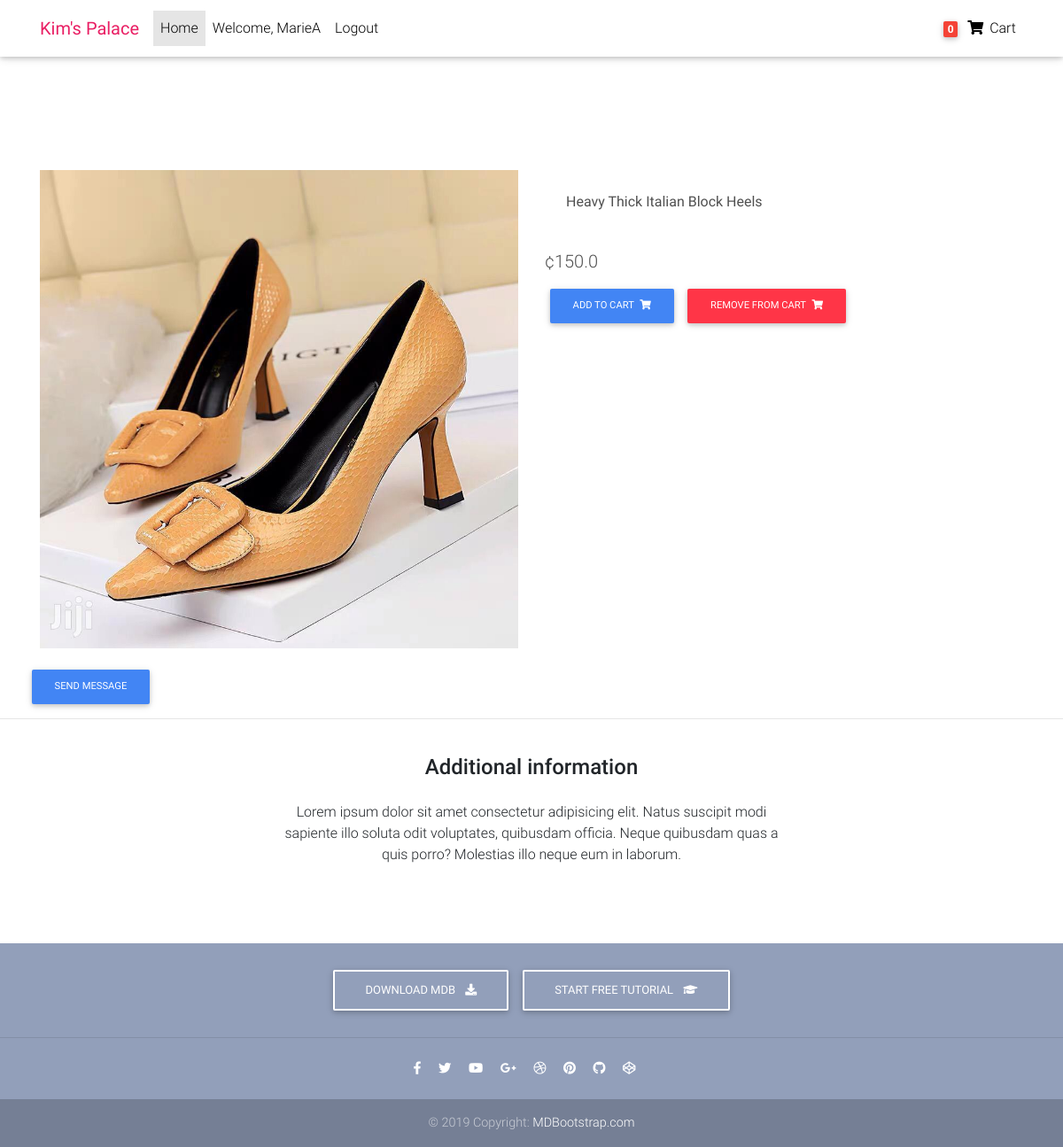
/product/LadiesShoes1/ (signed in), run on the app's committed database.
### shop/models.py (models this page shows, shortened)
class Order(models.Model):
    user = models.ForeignKey(settings.AUTH_USER_MODEL,
                            on_delete=models.CASCADE)
    items = models.ManyToManyField(OrderItem)
    start_date = models.DateTimeField(auto_now_add=True)
    ordered_date =  models.DateTimeField()
    ordered = models.BooleanField(default=False)

class Item(models.Model):
    title = models.CharField(max_length=100)
    price = models.FloatField()
    item_photo = models.ImageField(upload_to='./media', null=True, blank=True)
    discount_price = models.FloatField(blank=True, null=True)
    category = models.CharField(choices=CATEGORY_CHOICES, max_length=1)
    label = models.CharField(choices=LABEL_CHOICES, max_length=1)
    slug = models.SlugField()
    description = models.TextField()
    @property
    def imageURL(self):
        try:
            url = self.item_photo.url
        except:
            url = ''
        return url
    def get_add_to_cart_url(self):
        return reverse("shop:add-to-cart", kwargs={
            'slug': self.slug
        })
    def get_remove_from_cart_url(self):
        return reverse("shop:remove-from-cart", kwargs={
            'slug': self.slug
        })

### shop/views.py (the view)
# urls.py: path('product/<slug>/', ItemDetailView.as_view(), name='product'),
class ItemDetailView(DetailView):
    model = Item
    template_name = "product-page.html"

### shop/templatetags/cart_template_tags.py (called while the page is built)
@register.filter(is_safe=True)
def cart_item_count(user):
    if user.is_authenticated:
        qs = Order.objects.filter(user=user, ordered=False)
        if qs.exists():
            return qs[0].items.count()
    return 0

### templates/product-page.html (shortened to what this page needs)
{% load static %}
{% load cart_template_tags %}
<!DOCTYPE html>
<html lang="en">
<head>
  <link rel="stylesheet" href="https://cdnjs.cloudflare.com/ajax/libs/font-awesome/4.7.0/css/font-awesome.min.css">
  <link rel="stylesheet" href="https://use.fontawesome.com/releases/v5.11.2/css/all.css">
  <link href="{% static 'css/bootstrap.min.css' %}" rel='stylesheet'>
  <link href="{% static 'css/mdb.min.css' %}" rel='stylesheet'>
  <link href="{% static 'css/style.min.css' %}" rel="stylesheet">
</head>
<body>
  <nav class="navbar fixed-top navbar-expand-lg navbar-light white scrolling-navbar">
    <div class="container">
      <a class="navbar-brand waves-effect" href="{% url 'shop:homepage' %}">
        <strong class="pink-text">Kim's Palace</strong>
      </a>
      <div class="collapse navbar-collapse" id="navbarSupportedContent">
        <ul class="navbar-nav mr-auto">
          <li class="nav-item active">
            <a class="nav-link waves-effect" href="/">Home
            </a>
          </li>
          {% if request.user.is_authenticated %}
          <li class="nav-item">
            <a class="nav-link waves-effect" href="/">
                Welcome, {{ request.user }}
            </a>
          </li>
          <li class="nav-item">
            <a class="nav-link waves-effect" href="{% url 'shop:logout' %}">Logout</a>
          </li>
          {% endif %}
        </ul>
        <ul class="navbar-nav nav-flex-icons">
          <li class="nav-item">
            <a href="{% url 'shop:order-summary' %}" class="nav-link waves-effect">
              <span class="badge red z-depth-1 mr-1">{{ request.user|cart_item_count }}</span>
              <i class="fas fa-shopping-cart"></i>
              <span class="clearfix d-none d-sm-inline-block"> Cart </span>
            </a>
          </li>
        </ul>
      </div>
    </div>
  </nav>
    <div class="mt-5 pt-4">
    </div>
  <main class="mt-5 pt-4">
    <div class="container dark-grey-text mt-5">
      <div class="row wow fadeIn">
        <div class="col-md-6 mb-4">
          <img src="{{ item.imageURL }}" class="img-fluid" alt="">
        </div>
        <div class="col-md-6 mb-4">
          <div class="p-4">
            <p><strong>{{ object.description }}</strong></p>
            </div>
            <p class="lead">
              {% if object.discount_price %}
              <span class="mr-1">
                <del>¢{{ object.price }}</del>
              </span>
              <span>{{ object.discount_price }} </span>
              {% else %}
              <span>¢{{ object.price }} </span>
              {% endif %}
            </p>
            {% if request.user.is_authenticated %}
            <a href="{{ object.get_add_to_cart_url }}" class="btn btn-primary btn-md my-0 p" >Add to cart
              <i class="fas fa-shopping-cart ml-1"></i>
            </a>
            <a href="{{ object.get_remove_from_cart_url }}" class="btn btn-danger btn-md my-0 p" >Remove from cart
              <i class="fas fa-shopping-cart ml-1"></i>
            </a>
            {% endif %}
          </div>
          <a href="https://api.whatsapp.com/send?phone=+233249491723" class="btn btn-primary btn-md my-0 p">Send Message</a>
        </div>
      </div>
      <hr>
      <div class="row d-flex justify-content-center wow fadeIn">
        <div class="col-md-6 text-center">
          <h4 class="my-4 h4">Additional information</h4>
          <p>Lorem ipsum dolor sit amet consectetur adipisicing elit. Natus suscipit modi sapiente illo soluta odit
            voluptates,
            quibusdam officia. Neque quibusdam quas a quis porro? Molestias illo neque eum in laborum.</p>
        </div>
      </div>
      <div class="row wow fadeIn">
        <div class="col-lg-4 col-md-12 mb-4">
        </div>
        <div class="col-lg-4 col-md-6 mb-4">
        </div>
        <div class="col-lg-4 col-md-6 mb-4">
        </div>
      </div>
  </main>
  <footer class="page-footer text-center font-small mt-4 wow fadeIn">
    <div class="pt-4">
      <a class="btn btn-outline-white" href="https://mdbootstrap.com/docs/jquery/getting-started/download/" target="_blank"
        role="button">Download MDB
        <i class="fas fa-download ml-2"></i>
      </a>
      <a class="btn btn-outline-white" href="https://mdbootstrap.com/education/bootstrap/" target="_blank" role="button">Start
        free tutorial
        <i class="fas fa-graduation-cap ml-2"></i>
      </a>
    </div>
    <hr class="my-4">
    <div class="pb-4">
      <a href="https://www.facebook.com/mdbootstrap" target="_blank">
        <i class="fab fa-facebook-f mr-3"></i>
      </a>
      <a href="https://twitter.com/MDBootstrap" target="_blank">
        <i class="fab fa-twitter mr-3"></i>
      </a>
      <a href="https://www.youtube.com/watch?v=7MUISDJ5ZZ4" target="_blank">
        <i class="fab fa-youtube mr-3"></i>
      </a>
      <a href="https://plus.google.com/u/0/b/107863090883699620484" target="_blank">
        <i class="fab fa-google-plus-g mr-3"></i>
      </a>
      <a href="https://dribbble.com/mdbootstrap" target="_blank">
        <i class="fab fa-dribbble mr-3"></i>
      </a>
      <a href="https://pinterest.com/mdbootstrap" target="_blank">
        <i class="fab fa-pinterest mr-3"></i>
      </a>
      <a href="https://github.com/mdbootstrap/bootstrap-material-design" target="_blank">
        <i class="fab fa-github mr-3"></i>
      </a>
      <a href="http://codepen.io/mdbootstrap/" target="_blank">
        <i class="fab fa-codepen mr-3"></i>
      </a>
    </div>
    <div class="footer-copyright py-3">
      © 2019 Copyright:
      <a href="https://mdbootstrap.com/education/bootstrap/" target="_blank"> MDBootstrap.com </a>
    </div>
  </footer>
</body>
</html>

### templates/product-page.html (style rules this page uses)
html, body, header, .carousel { height: 60vh; }

### data on the page
Item: imageURL (picture), description "Heavy Thick Italian Block Heels", price "150.0"

### other printed values
{{ request.user }} "MarieA"
{{ request.user|cart_item_count }} "0"
